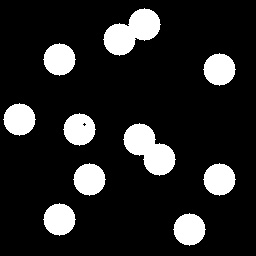
%> input picture tsbb08/labb3/lab3files/circles.tif, 256 x 256 px
$ octave ShrinkObjects.m   (GNU Octave 9; MATLAB toolbox functions it lacks are replaced by stand-ins)
%> lines starting %> are read from the running program, lines starting %| are printed output that depends on the picture; in (x1, y1, x2, y2) boxes, pixels count from 0 and x2, y2 are one past the last pixel; in counts of white or black regions, pixels touching at a corner belong together; the program's own positions count from 1
ImC = imread('circles.tif');
%> ImC: size 256x256 logical; 14.5% white; 10 white regions, largest, box (x1, y1, x2, y2) and area: (103, 8, 161, 56) 1570, (123, 123, 176, 176) 1557, (43, 43, 76, 76) 797
ImC = imfill(ImC,'holes');
SE4 = [0 1 0;
1 1 1;
0 1 0];
SE8 = [1 1 1;
1 1 1;
1 1 1];
ImE = ImC;
for k=1:4
    ImE = imerode(ImE, SE4);
    ImE = imerode(ImE, SE8);
end
%> this loop made 4 passes
%> pass 1, `ImE = imerode(ImE, SE4);`:
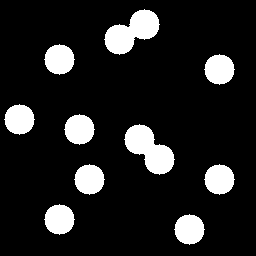
%> ImE: size 256x256 logical; 13% white; 10 white regions, largest, box (x1, y1, x2, y2) and area: (104, 9, 160, 55) 1416, (124, 124, 175, 175) 1407, (44, 44, 75, 75) 709
%> pass 1, `ImE = imerode(ImE, SE8);`:
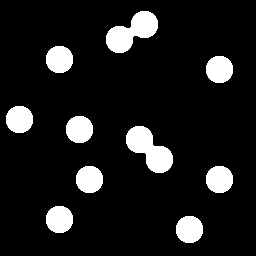
%> ImE: size 256x256 logical; 10.9% white; 10 white regions, largest, box (x1, y1, x2, y2) and area: (106, 11, 158, 53) 1208, (126, 126, 173, 173) 1207, (46, 46, 73, 73) 593
%> pass 2, `ImE = imerode(ImE, SE4);`:
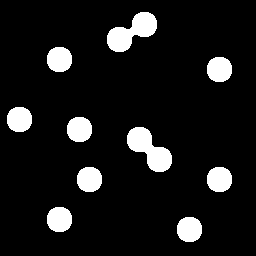
%> ImE: size 256x256 logical; 9.6% white; 10 white regions, largest, box (x1, y1, x2, y2) and area: (127, 127, 172, 172) 1069, (107, 12, 157, 52) 1066, (47, 47, 72, 72) 517
%> pass 2, `ImE = imerode(ImE, SE8);`:
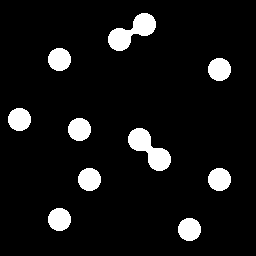
%> ImE: size 256x256 logical; 7.8% white; 10 white regions, largest, box (x1, y1, x2, y2) and area: (128, 128, 171, 171) 893, (108, 13, 156, 51) 882, (48, 48, 71, 71) 421
%> after the loop:
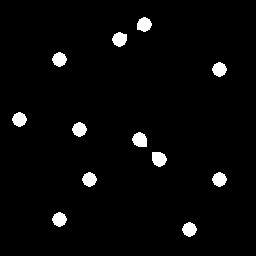
%> ImE: size 256x256 logical; 3% white; 12 white regions, largest, box (x1, y1, x2, y2) and area: (132, 132, 147, 147) 177, (152, 152, 167, 167) 177, (137, 17, 152, 32) 167
ImS = bwmorph(ImC,'shrink',Inf);
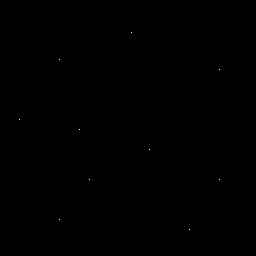
%> ImS: size 256x256 logical; 0.02% white in thin lines or dots, all inside (x1, y1, x2, y2) = (19, 32, 220, 230)
figure(1)
colormap(gray(256))
subplot(2,3,1), imagesc(ImC);
axis image; title('Circles');
subplot(2,3,2), imagesc(ImE);
axis image; title('ImE');
subplot(2,3,3), imagesc(ImS);
axis image; title('ImS');

sum(sum(ImS))
%> ans = 10
